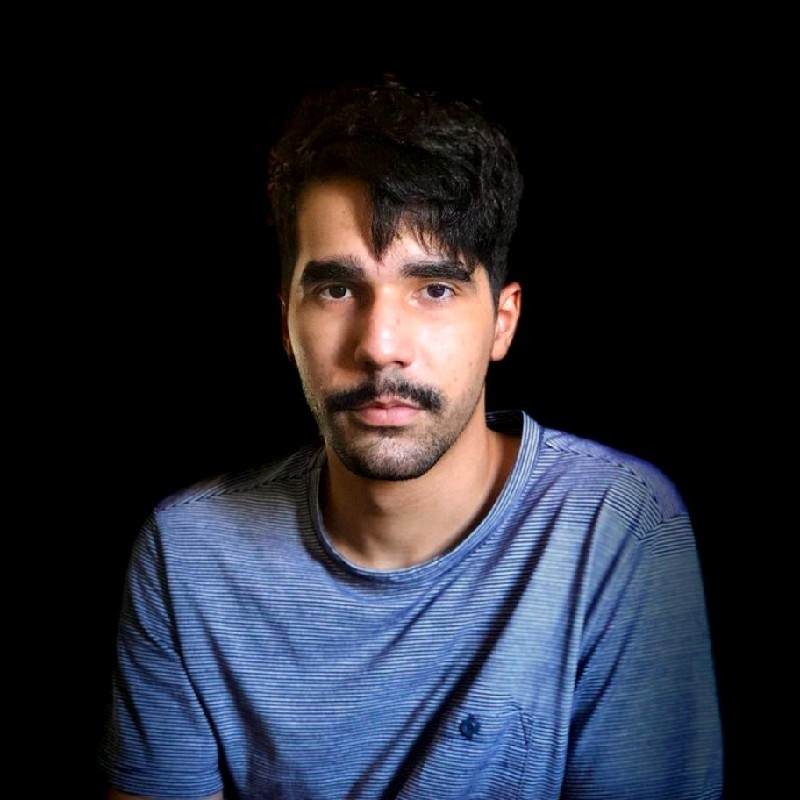
#> input picture assets/foto.jpg, 800 x 800 px
$ python q3_viniciusAragao.py
#> lines starting #> are read from the running program, lines starting #| are printed output that depends on the picture
from PIL import Image, ImageEnhance

aumentar_brilho = lambda: ImageEnhance.Brightness(Image.open("assets/foto.jpg")).enhance(float(input("Insira um valor (maior que 0): "))).show()
#> the answer given: 3
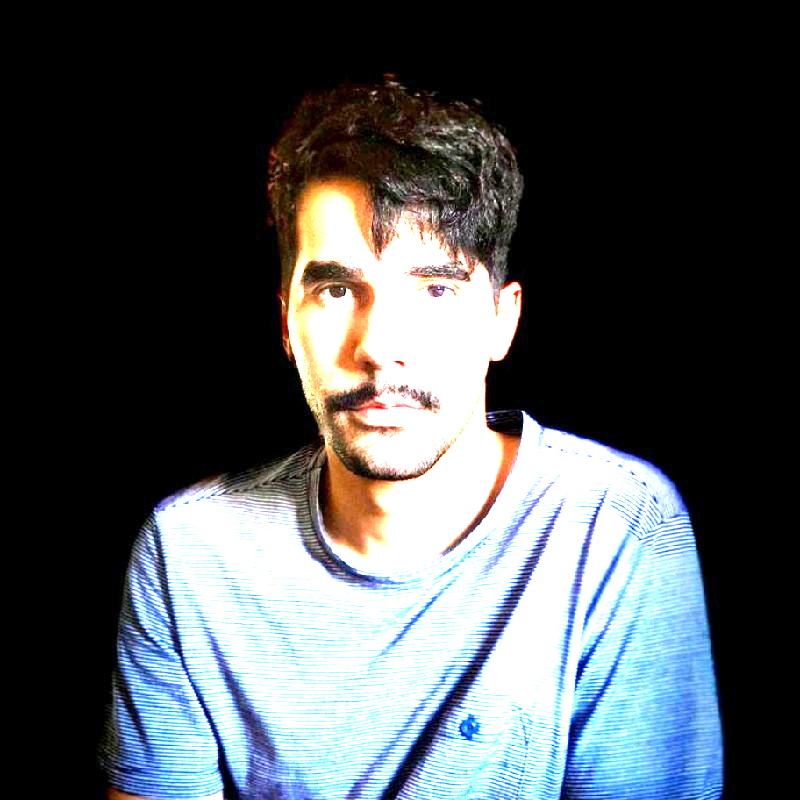
#> shown: PIL image 800x800 RGB; mean R, G, B 79.2, 84.2, 88.6

aumentar_brilho()
